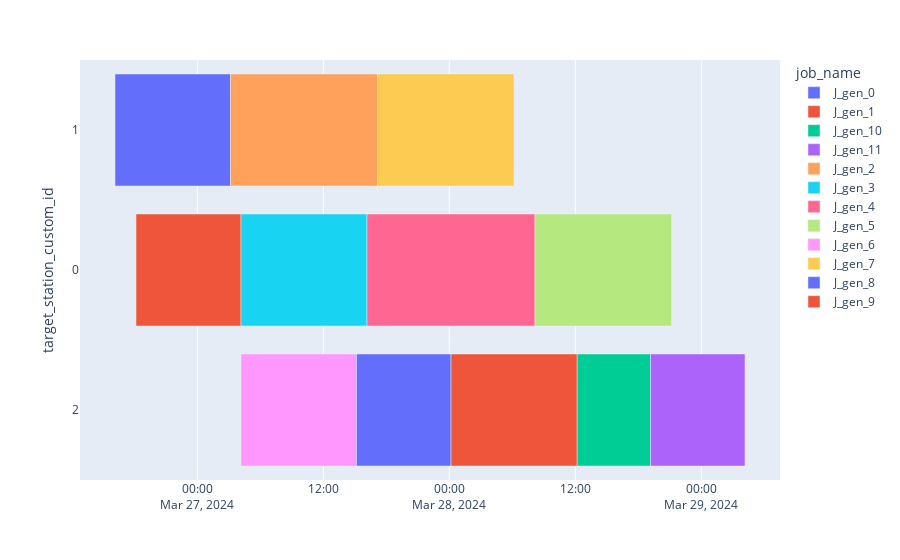

Notebook cell for this chart:
### Code cell
fig = dispatcher.draw_gantt_chart(dates_to_local_tz=True)

### Figure 1 — Plotly figure (JSON) as saved in the notebook; plotly's stock layout.template omitted (floating-point values rounded to 4 significant figures)
{"data": [{"alignmentgroup": "True", "base": ["2024-03-26T16:09:31+01:00"], "customdata": [["J_gen_0", 1, null, null, null, "P0DT7H0M0S", "P0DT4H0M0S", "P0DT11H0M0S"]], "hovertemplate": "<b>%{hovertext}</b><br><br>actual_starting_date=%{base}<br>actual_ending_date=%{x}<br>target_station_custom_id=%{y}<br>execution_system_custom_id=%{customdata[1]}<br>prio=%{customdata[2]}<br>planned_starting_date=%{customdata[3]}<br>planned_ending_date=%{customdata[4]}<br>proc_time=%{customdata[5]}<br>setup_time=%{customdata[6]}<br>order_time=%{customdata[7]}<extra></extra>", "hovertext": ["J_gen_0"], "legendgroup": "J_gen_0", "marker": {"color": "#636efa", "pattern": {"shape": ""}}, "name": "J_gen_0", "offsetgroup": "J_gen_0", "orientation": "h", "showlegend": true, "textposition": "auto", "type": "bar", "x": [39600000], "xaxis": "x", "y": [1], "yaxis": "y"}, {"alignmentgroup": "True", "base": ["2024-03-26T18:09:31+01:00"], "customdata": [["J_gen_1", 1, null, null, null, "P0DT8H0M0S", "P0DT2H0M0S", "P0DT10H0M0S"]], "hovertemplate": "<b>%{hovertext}</b><br><br>actual_starting_date=%{base}<br>actual_ending_date=%{x}<br>target_station_custom_id=%{y}<br>execution_system_custom_id=%{customdata[1]}<br>prio=%{customdata[2]}<br>planned_starting_date=%{customdata[3]}<br>planned_ending_date=%{customdata[4]}<br>proc_time=%{customdata[5]}<br>setup_time=%{customdata[6]}<br>order_time=%{customdata[7]}<extra></extra>", "hovertext": ["J_gen_1"], "legendgroup": "J_gen_1", "marker": {"color": "#EF553B", "pattern": {"shape": ""}}, "name": "J_gen_1", "offsetgroup": "J_gen_1", "orientation": "h", "showlegend": true, "textposition": "auto", "type": "bar", "x": [36000000], "xaxis": "x", "y": [0], "yaxis": "y"}, {"alignmentgroup": "True", "base": ["2024-03-28T12:09:31+01:00"], "customdata": [["J_gen_10", 1, null, null, null, "P0DT6H0M0S", "P0DT1H0M0S", "P0DT7H0M0S"]], "hovertemplate": "<b>%{hovertext}</b><br><br>actual_starting_date=%{base}<br>actual_ending_date=%{x}<br>target_station_custom_id=%{y}<br>execution_system_custom_id=%{customdata[1]}<br>prio=%{customdata[2]}<br>planned_starting_date=%{customdata[3]}<br>planned_ending_date=%{customdata[4]}<br>proc_time=%{customdata[5]}<br>setup_time=%{customdata[6]}<br>order_time=%{customdata[7]}<extra></extra>", "hovertext": ["J_gen_10"], "legendgroup": "J_gen_10", "marker": {"color": "#00cc96", "pattern": {"shape": ""}}, "name": "J_gen_10", "offsetgroup": "J_gen_10", "orientation": "h", "showlegend": true, "textposition": "auto", "type": "bar", "x": [25200000], "xaxis": "x", "y": [2], "yaxis": "y"}, {"alignmentgroup": "True", "base": ["2024-03-28T19:09:31+01:00"], "customdata": [["J_gen_11", 1, null, null, null, "P0DT6H0M0S", "P0DT3H0M0S", "P0DT9H0M0S"]], "hovertemplate": "<b>%{hovertext}</b><br><br>actual_starting_date=%{base}<br>actual_ending_date=%{x}<br>target_station_custom_id=%{y}<br>execution_system_custom_id=%{customdata[1]}<br>prio=%{customdata[2]}<br>planned_starting_date=%{customdata[3]}<br>planned_ending_date=%{customdata[4]}<br>proc_time=%{customdata[5]}<br>setup_time=%{customdata[6]}<br>order_time=%{customdata[7]}<extra></extra>", "hovertext": ["J_gen_11"], "legendgroup": "J_gen_11", "marker": {"color": "#ab63fa", "pattern": {"shape": ""}}, "name": "J_gen_11", "offsetgroup": "J_gen_11", "orientation": "h", "showlegend": true, "textposition": "auto", "type": "bar", "x": [32400000], "xaxis": "x", "y": [2], "yaxis": "y"}, {"alignmentgroup": "True", "base": ["2024-03-27T03:09:31+01:00"], "customdata": [["J_gen_2", 1, null, null, null, "P0DT6H0M0S", "P0DT8H0M0S", "P0DT14H0M0S"]], "hovertemplate": "<b>%{hovertext}</b><br><br>actual_starting_date=%{base}<br>actual_ending_date=%{x}<br>target_station_custom_id=%{y}<br>execution_system_custom_id=%{customdata[1]}<br>prio=%{customdata[2]}<br>planned_starting_date=%{customdata[3]}<br>planned_ending_date=%{customdata[4]}<br>proc_time=%{customdata[5]}<br>setup_time=%{customdata[6]}<br>order_time=%{customdata[7]}<extra></extra>", "hovertext": ["J_gen_2"], "legendgroup": "J_gen_2", "marker": {"color": "#FFA15A", "pattern": {"shape": ""}}, "name": "J_gen_2", "offsetgroup": "J_gen_2", "orientation": "h", "showlegend": true, "textposition": "auto", "type": "bar", "x": [50400000], "xaxis": "x", "y": [1], "yaxis": "y"}, {"alignmentgroup": "True", "base": ["2024-03-27T04:09:31+01:00"], "customdata": [["J_gen_3", 1, null, null, null, "P0DT7H0M0S", "P0DT5H0M0S", "P0DT12H0M0S"]], "hovertemplate": "<b>%{hovertext}</b><br><br>actual_starting_date=%{base}<br>actual_ending_date=%{x}<br>target_station_custom_id=%{y}<br>execution_system_custom_id=%{customdata[1]}<br>prio=%{customdata[2]}<br>planned_starting_date=%{customdata[3]}<br>planned_ending_date=%{customdata[4]}<br>proc_time=%{customdata[5]}<br>setup_time=%{customdata[6]}<br>order_time=%{customdata[7]}<extra></extra>", "hovertext": ["J_gen_3"], "legendgroup": "J_gen_3", "marker": {"color": "#19d3f3", "pattern": {"shape": ""}}, "name": "J_gen_3", "offsetgroup": "J_gen_3", "orientation": "h", "showlegend": true, "textposition": "auto", "type": "bar", "x": [43200000], "xaxis": "x", "y": [0], "yaxis": "y"}, {"alignmentgroup": "True", "base": ["2024-03-27T16:09:31+01:00"], "customdata": [["J_gen_4", 1, null, null, null, "P0DT9H0M0S", "P0DT7H0M0S", "P0DT16H0M0S"]], "hovertemplate": "<b>%{hovertext}</b><br><br>actual_starting_date=%{base}<br>actual_ending_date=%{x}<br>target_station_custom_id=%{y}<br>execution_system_custom_id=%{customdata[1]}<br>prio=%{customdata[2]}<br>planned_starting_date=%{customdata[3]}<br>planned_ending_date=%{customdata[4]}<br>proc_time=%{customdata[5]}<br>setup_time=%{customdata[6]}<br>order_time=%{customdata[7]}<extra></extra>", "hovertext": ["J_gen_4"], "legendgroup": "J_gen_4", "marker": {"color": "#FF6692", "pattern": {"shape": ""}}, "name": "J_gen_4", "offsetgroup": "J_gen_4", "orientation": "h", "showlegend": true, "textposition": "auto", "type": "bar", "x": [57600000], "xaxis": "x", "y": [0], "yaxis": "y"}, {"alignmentgroup": "True", "base": ["2024-03-28T08:09:31+01:00"], "customdata": [["J_gen_5", 1, null, null, null, "P0DT5H0M0S", "P0DT8H0M0S", "P0DT13H0M0S"]], "hovertemplate": "<b>%{hovertext}</b><br><br>actual_starting_date=%{base}<br>actual_ending_date=%{x}<br>target_station_custom_id=%{y}<br>execution_system_custom_id=%{customdata[1]}<br>prio=%{customdata[2]}<br>planned_starting_date=%{customdata[3]}<br>planned_ending_date=%{customdata[4]}<br>proc_time=%{customdata[5]}<br>setup_time=%{customdata[6]}<br>order_time=%{customdata[7]}<extra></extra>", "hovertext": ["J_gen_5"], "legendgroup": "J_gen_5", "marker": {"color": "#B6E880", "pattern": {"shape": ""}}, "name": "J_gen_5", "offsetgroup": "J_gen_5", "orientation": "h", "showlegend": true, "textposition": "auto", "type": "bar", "x": [46800000], "xaxis": "x", "y": [0], "yaxis": "y"}, {"alignmentgroup": "True", "base": ["2024-03-27T04:09:31+01:00"], "customdata": [["J_gen_6", 1, null, null, null, "P0DT8H0M0S", "P0DT3H0M0S", "P0DT11H0M0S"]], "hovertemplate": "<b>%{hovertext}</b><br><br>actual_starting_date=%{base}<br>actual_ending_date=%{x}<br>target_station_custom_id=%{y}<br>execution_system_custom_id=%{customdata[1]}<br>prio=%{customdata[2]}<br>planned_starting_date=%{customdata[3]}<br>planned_ending_date=%{customdata[4]}<br>proc_time=%{customdata[5]}<br>setup_time=%{customdata[6]}<br>order_time=%{customdata[7]}<extra></extra>", "hovertext": ["J_gen_6"], "legendgroup": "J_gen_6", "marker": {"color": "#FF97FF", "pattern": {"shape": ""}}, "name": "J_gen_6", "offsetgroup": "J_gen_6", "orientation": "h", "showlegend": true, "textposition": "auto", "type": "bar", "x": [39600000], "xaxis": "x", "y": [2], "yaxis": "y"}, {"alignmentgroup": "True", "base": ["2024-03-27T17:09:31+01:00"], "customdata": [["J_gen_7", 1, null, null, null, "P0DT6H0M0S", "P0DT7H0M0S", "P0DT13H0M0S"]], "hovertemplate": "<b>%{hovertext}</b><br><br>actual_starting_date=%{base}<br>actual_ending_date=%{x}<br>target_station_custom_id=%{y}<br>execution_system_custom_id=%{customdata[1]}<br>prio=%{customdata[2]}<br>planned_starting_date=%{customdata[3]}<br>planned_ending_date=%{customdata[4]}<br>proc_time=%{customdata[5]}<br>setup_time=%{customdata[6]}<br>order_time=%{customdata[7]}<extra></extra>", "hovertext": ["J_gen_7"], "legendgroup": "J_gen_7", "marker": {"color": "#FECB52", "pattern": {"shape": ""}}, "name": "J_gen_7", "offsetgroup": "J_gen_7", "orientation": "h", "showlegend": true, "textposition": "auto", "type": "bar", "x": [46800000], "xaxis": "x", "y": [1], "yaxis": "y"}, {"alignmentgroup": "True", "base": ["2024-03-27T15:09:31+01:00"], "customdata": [["J_gen_8", 1, null, null, null, "P0DT8H0M0S", "P0DT1H0M0S", "P0DT9H0M0S"]], "hovertemplate": "<b>%{hovertext}</b><br><br>actual_starting_date=%{base}<br>actual_ending_date=%{x}<br>target_station_custom_id=%{y}<br>execution_system_custom_id=%{customdata[1]}<br>prio=%{customdata[2]}<br>planned_starting_date=%{customdata[3]}<br>planned_ending_date=%{customdata[4]}<br>proc_time=%{customdata[5]}<br>setup_time=%{customdata[6]}<br>order_time=%{customdata[7]}<extra></extra>", "hovertext": ["J_gen_8"], "legendgroup": "J_gen_8", "marker": {"color": "#636efa", "pattern": {"shape": ""}}, "name": "J_gen_8", "offsetgroup": "J_gen_8", "orientation": "h", "showlegend": true, "textposition": "auto", "type": "bar", "x": [32400000], "xaxis": "x", "y": [2], "yaxis": "y"}, {"alignmentgroup": "True", "base": ["2024-03-28T00:09:31+01:00"], "customdata": [["J_gen_9", 1, null, null, null, "P0DT9H0M0S", "P0DT3H0M0S", "P0DT12H0M0S"]], "hovertemplate": "<b>%{hovertext}</b><br><br>actual_starting_date=%{base}<br>actual_ending_date=%{x}<br>target_station_custom_id=%{y}<br>execution_system_custom_id=%{customdata[1]}<br>prio=%{customdata[2]}<br>planned_starting_date=%{customdata[3]}<br>planned_ending_date=%{customdata[4]}<br>proc_time=%{customdata[5]}<br>setup_time=%{customdata[6]}<br>order_time=%{customdata[7]}<extra></extra>", "hovertext": ["J_gen_9"], "legendgroup": "J_gen_9", "marker": {"color": "#EF553B", "pattern": {"shape": ""}}, "name": "J_gen_9", "offsetgroup": "J_gen_9", "orientation": "h", "showlegend": true, "textposition": "auto", "type": "bar", "x": [43200000], "xaxis": "x", "y": [2], "yaxis": "y"}], "layout": {"autosize": true, "barmode": "overlay", "legend": {"title": {"text": "job_name"}, "tracegroupgap": 0}, "margin": {"t": 60}, "xaxis": {"anchor": "y", "autorange": true, "domain": [0, 1], "range": ["2024-03-26 12:49:31", "2024-03-29 07:29:31"], "type": "date"}, "yaxis": {"anchor": "x", "autorange": true, "domain": [0, 1], "range": [2.5, -0.5], "title": {"text": "target_station_custom_id"}, "type": "category"}}}
